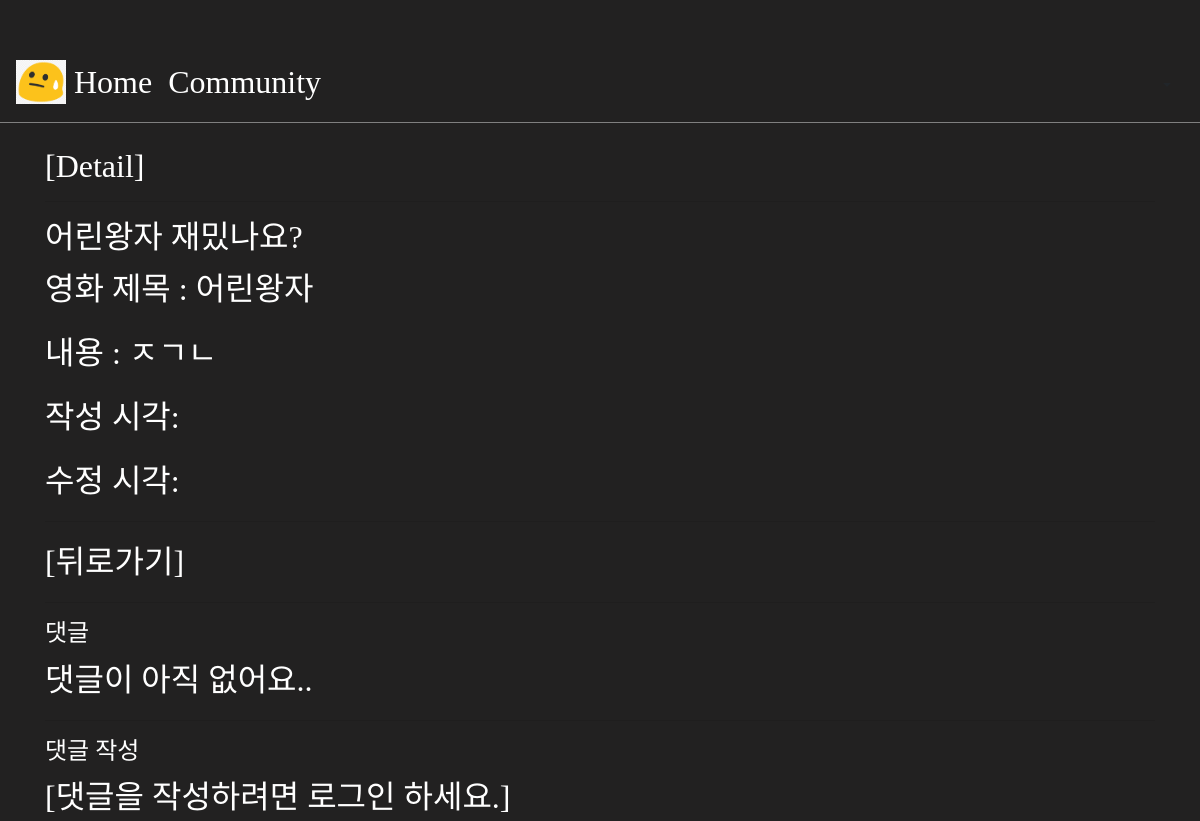
The page /community/1/ on the database as committed earlier.
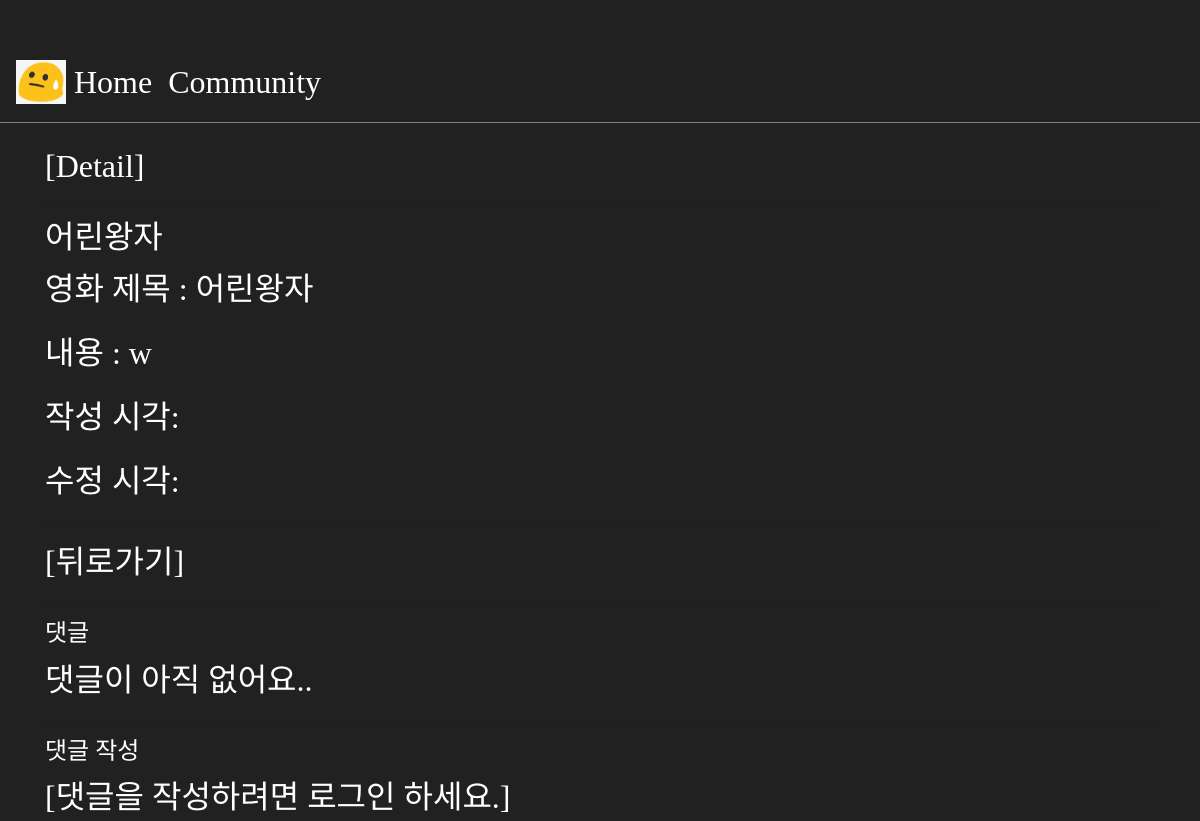
The same page on the database as committed later.
### community/models.py (models this page shows, shortened)
class Review(models.Model):
    title = models.CharField(max_length=100)
    movie_title = models.CharField(max_length=50)
    rate = models.IntegerField()
    content = models.TextField()
    created_at = models.DateTimeField(auto_now_add=True)
    updated_at = models.DateTimeField(auto_now=True)
    user = models.ForeignKey(settings.AUTH_USER_MODEL, on_delete=models.CASCADE)

### community/views.py (the view)
# urls.py: path('<int:pk>/',views.detail, name="detail"),
def detail(request, pk):
    review = get_object_or_404(Review, pk=pk)
    comment_form = CommentForm()
    comments = review.comment_set.all()
    context = {
        'review': review,
        'comment_form': comment_form,
        'comments': comments,
    }
    return render(request, 'community/detail.html', context)

### community/templates/community/detail.html (shortened to what this page needs)
{% extends 'base.html' %}
{% block content %}
  <h2>[Detail]</h2>
  <hr>
  <h2>{{ review.title}}</h2>
  <p>영화 제목 : {{review.movie_title}}</p>
  <p>내용 : {{ review.content }}</p>
  <p>작성 시각: {{ article.created_at }}</p>
  <p>수정 시각: {{ article.updated_at }}</p>
  <hr>
  <a href="{%url 'community:index'%}">[뒤로가기]</a>
  <hr>
<h4>댓글</h4>
{% for comment in comments %}
    <li>
      {{ comment.user }} - {{ comment.content }}
     {% if request.user == comment.user %}
        <form action="{% url 'community:comments_delete' review.pk comment.pk %}" method="POST" class="d-inline">
          {% csrf_token %}
          <input type="submit" value="DELETE">
        </form>
      {% endif %}
    </li>
  {% empty %}
    <p>댓글이 아직 없어요..</p>
  {% endfor %}
  <hr>
  <h4>댓글 작성</h4>
  {% if request.user.is_authenticated %}
    <form action="{% url 'community:comments_create' review.pk %}" method="POST">
      {% csrf_token %}
      {{ comment_form }}
      <input type="submit">
    </form>
  {% else %}
    <a href="{% url 'accounts:login' %}">[댓글을 작성하려면 로그인 하세요.]</a>
  {% endif %}
{% endblock  %}

Rows that differ between the two databases and show on the page:
changed Review "어린왕자": title "어린왕자 재밌나요?" → "어린왕자"; content "ㅈㄱㄴ" → "w"
